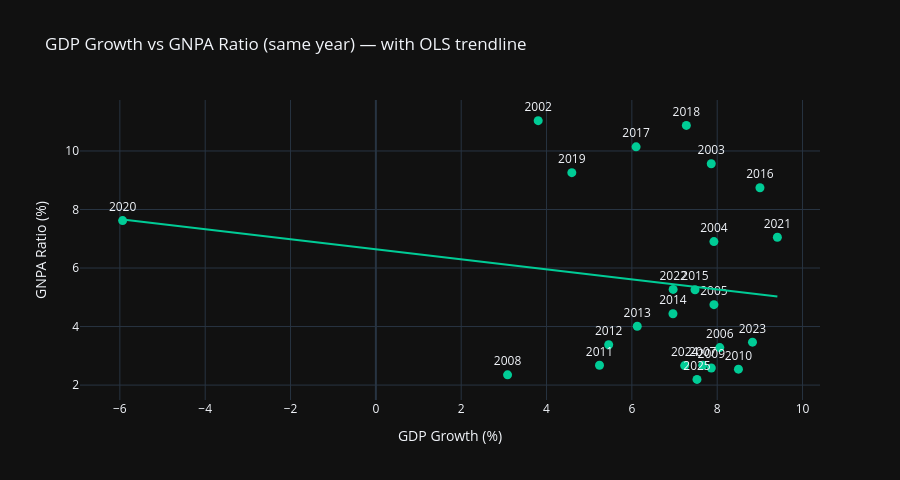

The notebook cell saved with this chart:
### Code cell
fig = px.scatter(overlap, x="gdp_growth", y="gnpa_ratio", text="year", trendline="ols",
                  title="GDP Growth vs GNPA Ratio (same year) — with OLS trendline",
                  labels={"gdp_growth": "GDP Growth (%)", "gnpa_ratio": "GNPA Ratio (%)"})
fig.update_traces(textposition="top center", marker=dict(size=9, color="#00CC96"))
fig.update_layout(height=480)
fig.show()

### Figure 1 — Plotly figure (JSON) as saved in the notebook; plotly's stock layout.template omitted (floating-point values rounded to 4 significant figures)
{"data": [{"hovertemplate": "GDP Growth (%)=%{x}<br>GNPA Ratio (%)=%{y}<br>year=%{text}<extra></extra>", "legendgroup": "", "marker": {"color": "#00CC96", "size": 9, "symbol": "circle"}, "mode": "markers+text", "name": "", "orientation": "v", "showlegend": false, "text": [2002.0, 2003.0, 2004.0, 2005.0, 2006.0, 2007.0, 2008.0, 2009.0, 2010.0, 2011.0, 2012.0, 2013.0, 2014.0, 2015.0, 2016.0, 2017.0, 2018.0, 2019.0, 2020.0, 2021.0, 2022.0, 2023.0, 2024.0, 2025.0], "textposition": "top center", "type": "scatter", "x": [3.804, 7.86, 7.923, 7.923, 8.061, 7.661, 3.087, 7.862, 8.498, 5.241, 5.456, 6.126, 6.963, 7.48, 9.002, 6.099, 7.277, 4.593, -5.935, 9.41, 6.967, 8.827, 7.238, 7.526], "xaxis": "x", "y": [11.04, 9.563, 6.904, 4.749, 3.28, 2.675, 2.35, 2.583, 2.543, 2.676, 3.377, 4.011, 4.439, 5.258, 8.744, 10.14, 10.87, 9.259, 7.62, 7.053, 5.269, 3.466, 2.666, 2.195], "yaxis": "y"}, {"hovertemplate": "<b>OLS trendline</b><br>gnpa_ratio = -0.171481 * gdp_growth + 6.6377<br>R<sup>2</sup>=0.030607<br><br>GDP Growth (%)=%{x}<br>GNPA Ratio (%)=%{y} <b>(trend)</b><extra></extra>", "legendgroup": "", "marker": {"color": "#00CC96", "size": 9, "symbol": "circle"}, "mode": "lines", "name": "", "showlegend": false, "textposition": "top center", "type": "scatter", "x": [-5.935, 3.087, 3.804, 4.593, 5.241, 5.456, 6.099, 6.126, 6.963, 6.967, 7.238, 7.277, 7.48, 7.526, 7.661, 7.86, 7.862, 7.923, 7.923, 8.061, 8.498, 8.827, 9.002, 9.41], "xaxis": "x", "y": [7.656, 6.108, 5.985, 5.85, 5.739, 5.702, 5.592, 5.587, 5.444, 5.443, 5.397, 5.39, 5.355, 5.347, 5.324, 5.29, 5.29, 5.279, 5.279, 5.255, 5.181, 5.124, 5.094, 5.024], "yaxis": "y"}], "layout": {"height": 480, "legend": {"tracegroupgap": 0}, "title": {"text": "GDP Growth vs GNPA Ratio (same year) — with OLS trendline"}, "xaxis": {"anchor": "y", "domain": [0, 1], "title": {"text": "GDP Growth (%)"}}, "yaxis": {"anchor": "x", "domain": [0, 1], "title": {"text": "GNPA Ratio (%)"}}}}
